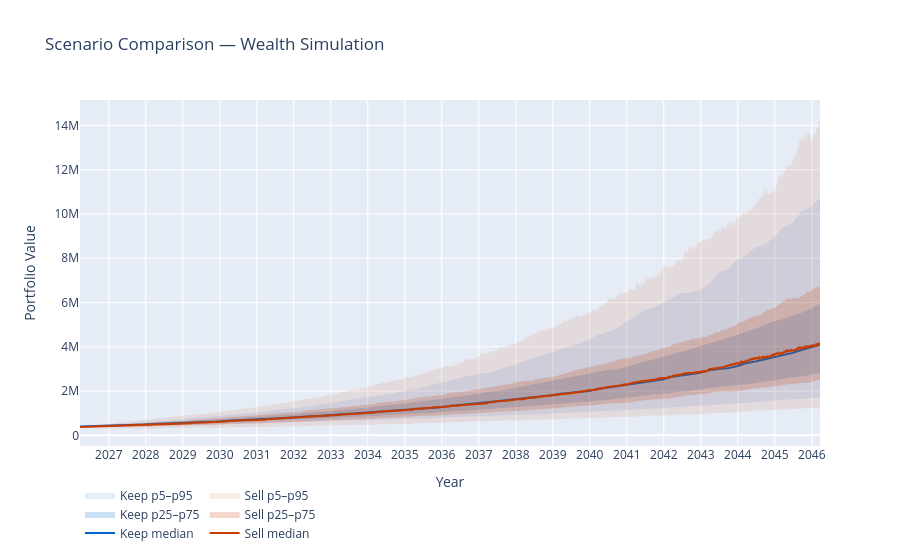

This figure's notebook cell:
### Code cell
comparison.plot()

### Figure 1 — Plotly figure (JSON) as saved in the notebook; plotly's stock layout.template omitted (floating-point values rounded to 4 significant figures; data arrays with more than 128 entries replaced by an {"elided": "..."} marker saying what was removed)
{"data": [{"fill": "toself", "fillcolor": "rgba(0,100,200,0.10)", "hoverinfo": "skip", "legendgroup": "Keep", "line": {"color": "rgba(255,255,255,0)"}, "name": "Keep p5–p95", "type": "scatter", "x": {"elided": "162 str values"}, "y": {"elided": "162 float values"}}, {"fill": "toself", "fillcolor": "rgba(0,100,200,0.20)", "hoverinfo": "skip", "legendgroup": "Keep", "line": {"color": "rgba(255,255,255,0)"}, "name": "Keep p25–p75", "type": "scatter", "x": {"elided": "162 str values"}, "y": {"elided": "162 float values"}}, {"legendgroup": "Keep", "line": {"color": "rgb(0,100,200)", "width": 2}, "mode": "lines", "name": "Keep median", "type": "scatter", "x": ["2026-03-23", "2026-06-22", "2026-09-22", "2026-12-22", "2027-03-23", "2027-06-23", "2027-09-22", "2027-12-22", "2028-03-22", "2028-06-22", "2028-09-21", "2028-12-21", "2029-03-23", "2029-06-22", "2029-09-21", "2029-12-22", "2030-03-23", "2030-06-22", "2030-09-22", "2030-12-22", "2031-03-23", "2031-06-23", "2031-09-22", "2031-12-22", "2032-03-23", "2032-06-22", "2032-09-21", "2032-12-21", "2033-03-23", "2033-06-22", "2033-09-21", "2033-12-22", "2034-03-23", "2034-06-22", "2034-09-22", "2034-12-22", "2035-03-23", "2035-06-23", "2035-09-22", "2035-12-22", "2036-03-22", "2036-06-22", "2036-09-21", "2036-12-21", "2037-03-23", "2037-06-22", "2037-09-21", "2037-12-22", "2038-03-23", "2038-06-22", "2038-09-22", "2038-12-22", "2039-03-23", "2039-06-23", "2039-09-22", "2039-12-22", "2040-03-23", "2040-06-22", "2040-09-21", "2040-12-21", "2041-03-23", "2041-06-22", "2041-09-21", "2041-12-22", "2042-03-23", "2042-06-22", "2042-09-22", "2042-12-22", "2043-03-23", "2043-06-23", "2043-09-22", "2043-12-22", "2044-03-22", "2044-06-22", "2044-09-21", "2044-12-21", "2045-03-23", "2045-06-22", "2045-09-21", "2045-12-22", "2046-03-23"], "y": [400000, 409700.0, 417600.0, 427000.0, 455200.0, 465900.0, 476700.0, 486000.0, 517800.0, 528600.0, 541400.0, 553500.0, 585300.0, 597700.0, 612000.0, 624800.0, 657900.0, 672100.0, 687900.0, 708200.0, 742700.0, 763000.0, 784800.0, 800700.0, 839800.0, 859000.0, 883000.0, 907900.0, 949500.0, 970900.0, 996300.0, 1019000.0, 1060000.0, 1087000.0, 1128000.0, 1152000.0, 1198000.0, 1224000.0, 1252000.0, 1275000.0, 1327000.0, 1362000.0, 1403000.0, 1440000.0, 1495000.0, 1545000.0, 1584000.0, 1630000.0, 1684000.0, 1727000.0, 1765000.0, 1808000.0, 1886000.0, 1922000.0, 1973000.0, 2009000.0, 2089000.0, 2155000.0, 2189000.0, 2266000.0, 2339000.0, 2398000.0, 2456000.0, 2518000.0, 2643000.0, 2687000.0, 2761000.0, 2828000.0, 2945000.0, 2995000.0, 3027000.0, 3126000.0, 3258000.0, 3339000.0, 3448000.0, 3532000.0, 3633000.0, 3718000.0, 3857000.0, 3977000.0, 4099000.0]}, {"fill": "toself", "fillcolor": "rgba(200,60,0,0.10)", "hoverinfo": "skip", "legendgroup": "Sell", "line": {"color": "rgba(255,255,255,0)"}, "name": "Sell p5–p95", "type": "scatter", "x": {"elided": "10082 str values"}, "y": {"elided": "10082 float values"}}, {"fill": "toself", "fillcolor": "rgba(200,60,0,0.20)", "hoverinfo": "skip", "legendgroup": "Sell", "line": {"color": "rgba(255,255,255,0)"}, "name": "Sell p25–p75", "type": "scatter", "x": {"elided": "10082 str values"}, "y": {"elided": "10082 float values"}}, {"legendgroup": "Sell", "line": {"color": "rgb(200,60,0)", "width": 2}, "mode": "lines", "name": "Sell median", "type": "scatter", "x": {"elided": "5041 str values"}, "y": {"elided": "5041 float values"}}], "layout": {"legend": {"orientation": "h"}, "title": {"text": "Scenario Comparison — Wealth Simulation"}, "xaxis": {"dtick": "M12", "tickformat": "%Y", "title": {"text": "Year"}}, "yaxis": {"title": {"text": "Portfolio Value"}}}}
